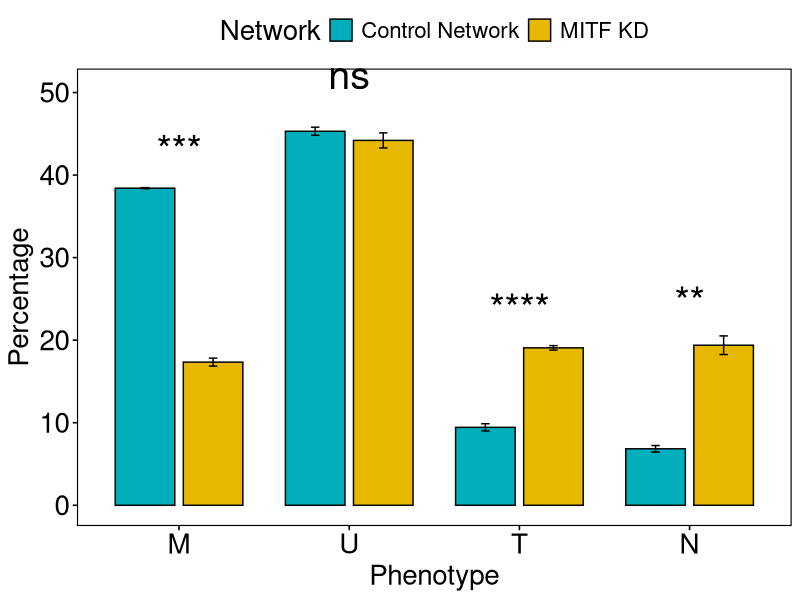

Generate this figure with R:
#This code generates a barplot for an input of % contribution of each state
#To determine the relative proportions, k-means clustering and heatmaps were used to assign clusters
#The files Control.txt and MITF KD.txt contain the relative proportions of the 4 phenotypes in RACIPE results 


library(dplyr)
library(rstatix)
library(ggpubr)

all <- as.data.frame(read.table("Datasets/Control.txt", header = T))
kd <- as.data.frame(read.table("Datasets/MITF KD.txt", header = T))

#Summarize data
summary <- function(df, net){
  
  summ <- df
  #summ[,4] <- c("U","N","I","M")
  names(summ) <- c("R1", "R2", "R3", "cluster")
  summ <- data.frame(summ$cluster, stack(summ[,1:3]))
  summ[,3] <- net
  names(summ)[3] <- "Network"
  names(summ)[1] <- "cluster"
  return(summ)
}


df <- rbind(summary(all, net = c("Control Network")), summary(kd, net = c("MITF KD")))
df$cluster <- factor(df$cluster, levels = c("M","U","T", "N"))

#Statistical test between the groups
stat.test <- df %>%
  group_by(cluster) %>%
  t_test(values ~ Network)%>%
  add_significance("p")

stat.test <- stat.test %>%
  add_xy_position(x = "cluster", dodge = 0.8)

jpeg("Figures/Fig. 7/7A_transition_barplot.jpeg", width = 700, height = 500)
ggbarplot(
  df, x = "cluster", y = "values", add = "mean_sd", 
  fill= "Network", palette = c("#00AFBB", "#E7B800"),
  position = position_dodge(0.8)) +
  xlab("Phenotype")+
  ylab("Percentage")+
  stat_pvalue_manual(stat.test, x = "cluster",
    label = "p.signif" , tip.length = 0,
    bracket.size = 5, size = 10 )+
  border()+
  theme(text = element_text(size=20))
dev.off()
